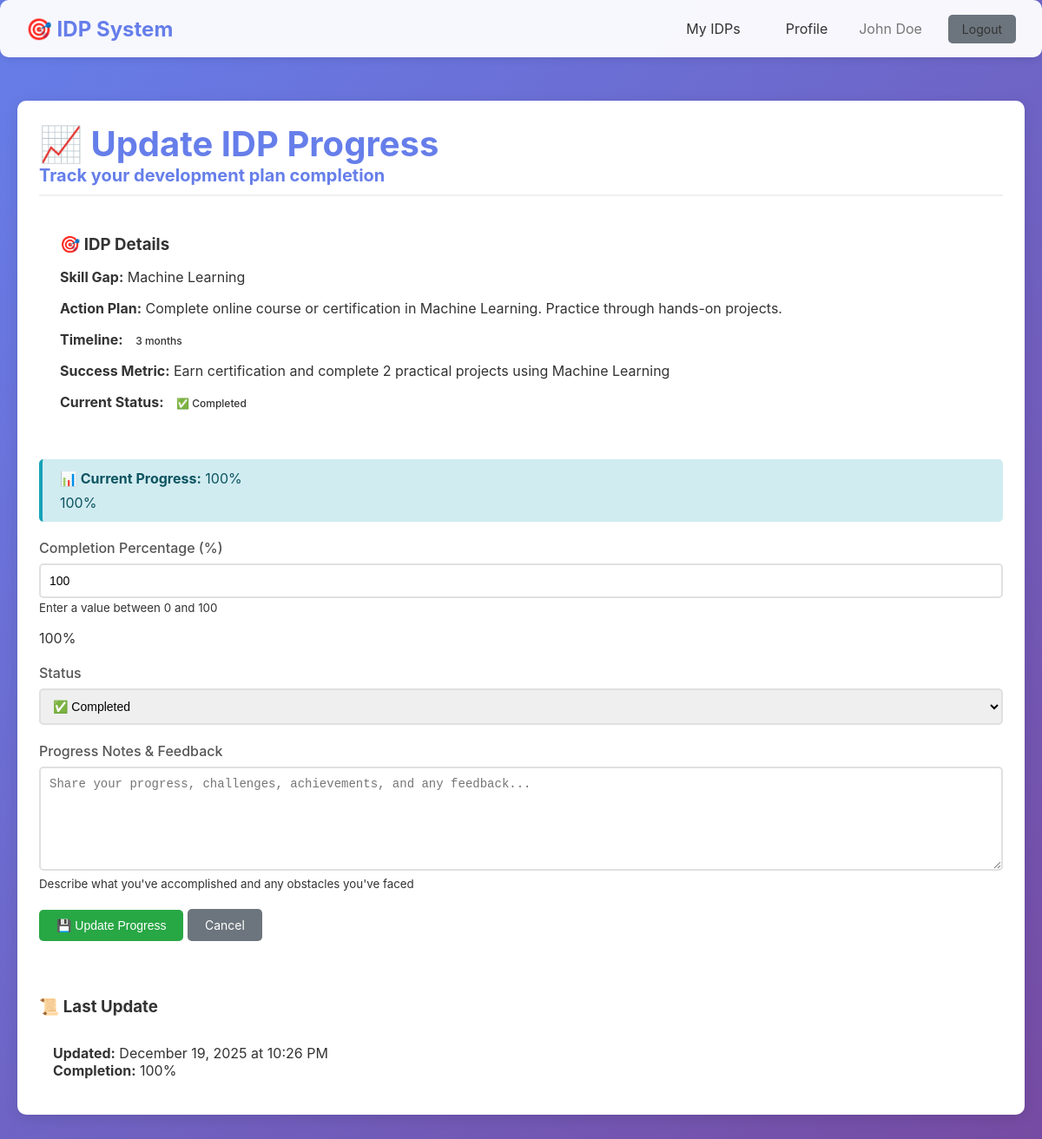
Screenshot of /employee/idp/1/progress (signed in) with the database file from the repository.
### models/models.py (models this page shows, shortened)
class User(UserMixin, db.Model):
    __tablename__ = 'users'
    id = db.Column(db.Integer, primary_key=True)
    name = db.Column(db.String(100), nullable=False)
    email = db.Column(db.String(120), unique=True, nullable=False)
    password_hash = db.Column(db.String(255), nullable=False)
    role = db.Column(db.String(20), nullable=False, default='employee')  # 'hr' or 'employee'
    skills = db.Column(db.Text)  # Comma-separated skills
    experience = db.Column(db.Integer, default=0)  # Years of experience
    goal = db.Column(db.Text)  # Career goal
    current_role = db.Column(db.String(100))
    target_role = db.Column(db.String(100))
    created_at = db.Column(db.DateTime, default=datetime.utcnow)
    idps = db.relationship('IDP', backref='user', lazy=True, cascade='all, delete-orphan')

class IDP(db.Model):
    __tablename__ = 'idps'
    id = db.Column(db.Integer, primary_key=True)
    user_id = db.Column(db.Integer, db.ForeignKey('users.id'), nullable=False)
    skill_gap = db.Column(db.Text)  # JSON or comma-separated missing skills
    action = db.Column(db.Text, nullable=False)  # SMART action
    timeline = db.Column(db.String(100))  # Time-bound goal
    metric = db.Column(db.String(255))  # Measurable metric
    status = db.Column(db.String(20), default='pending')  # pending, in_progress, completed
    created_at = db.Column(db.DateTime, default=datetime.utcnow)
    progress_entries = db.relationship('Progress', backref='idp', lazy=True, cascade='all, delete-orphan')

class Progress(db.Model):
    __tablename__ = 'progress'
    id = db.Column(db.Integer, primary_key=True)
    idp_id = db.Column(db.Integer, db.ForeignKey('idps.id'), nullable=False)
    completion = db.Column(db.Integer, default=0)  # Percentage 0-100
    feedback = db.Column(db.Text)
    updated_at = db.Column(db.DateTime, default=datetime.utcnow, onupdate=datetime.utcnow)

### routes/employee.py (the view)
@employee_bp.route('/idp/<int:idp_id>/progress', methods=['GET'])
@login_required
@employee_required
def progress_page(idp_id):
    idp = IDP.query.get_or_404(idp_id)
    if idp.user_id != current_user.id:
        flash('Access denied', 'error')
        return redirect(url_for('employee.dashboard'))
    progress = Progress.query.filter_by(idp_id=idp.id).order_by(Progress.updated_at.desc()).first()
    return render_template('employee_progress_update.html', idp=idp, progress=progress)

### routes/employee.py (called while the page is built)
def employee_required(f):
    @wraps(f)
    def decorated_function(*args, **kwargs):
        if not current_user.is_authenticated:
            flash('Please login to continue', 'error')
            return redirect(url_for('auth.login'))
        return f(*args, **kwargs)
    return decorated_function

### templates/employee_progress_update.html (shortened to what this page needs)
{% extends "base.html" %}
{% block content %}
<div class="card">
    <div class="card-header">
        <h1 class="card-title">📈 Update IDP Progress</h1>
        <p class="card-subtitle">Track your development plan completion</p>
    </div>
    <div class="card-body">
        <div style="background: var(--light-bg); padding: 1.5rem; border-radius: 8px; margin-bottom: 2rem;">
            <h3 style="margin-bottom: 1rem;">🎯 IDP Details</h3>
            <div style="display: grid; gap: 1rem;">
                <div>
                    <strong>Skill Gap:</strong> {{ idp.skill_gap }}
                </div>
                <div>
                    <strong>Action Plan:</strong> {{ idp.action }}
                </div>
                <div>
                    <strong>Timeline:</strong> <span class="badge badge-primary">{{ idp.timeline }}</span>
                </div>
                <div>
                    <strong>Success Metric:</strong> {{ idp.metric }}
                </div>
                <div>
                    <strong>Current Status:</strong>
                    {% if idp.status == 'completed' %}
                        <span class="badge badge-success">✅ {{ idp.status|title }}</span>
                    {% elif idp.status == 'in_progress' %}
                        <span class="badge badge-pending">⏳ In Progress</span>
                    {% else %}
                        <span class="badge badge-danger">📌 {{ idp.status|title }}</span>
                    {% endif %}
                </div>
            </div>
        </div>
        {% if progress %}
        <div class="alert alert-info">
            <strong>📊 Current Progress:</strong> {{ progress.completion }}%
            <div class="progress" style="margin-top: 0.5rem;">
                <div id="current-progress-bar" class="progress-bar" style="width: {{ progress.completion }}%;">
                    {{ progress.completion }}%
                </div>
            </div>
        </div>
        {% endif %}
        <form method="POST" action="{{ url_for('employee.update_progress', idp_id=idp.id) }}" id="progressForm">
            <div class="form-group">
                <label for="completion">Completion Percentage (%)</label>
                <input type="number" id="completion" name="completion" class="form-control"
                       min="0" max="100" value="{{ progress.completion if progress else 0 }}" required
                       oninput="updateProgressBar('preview-progress-bar', this.value)">
                <small class="text-muted">Enter a value between 0 and 100</small>
                <div class="progress" style="margin-top: 1rem;">
                    <div id="preview-progress-bar" class="progress-bar"
                         style="width: {{ progress.completion if progress else 0 }}%;">
                        {{ progress.completion if progress else 0 }}%
                    </div>
                </div>
            </div>
            <div class="form-group">
                <label for="status">Status</label>
                <select id="status" name="status" class="form-control" required>
                    <option value="completed" {% if idp.status == 'completed' %}selected{% endif %}>✅ Completed</option>
                </select>
            </div>
            <div class="form-group">
                <label for="feedback">Progress Notes & Feedback</label>
                <textarea id="feedback" name="feedback" class="form-control" rows="6"
                          placeholder="Share your progress, challenges, achievements, and any feedback...">{{ progress.feedback if progress else '' }}</textarea>
                <small class="text-muted">Describe what you've accomplished and any obstacles you've faced</small>
            </div>
            <div class="btn-group">
                <button type="submit" class="btn btn-success">
                    💾 Update Progress
                </button>
                <a href="{{ url_for('employee.dashboard') }}" class="btn btn-secondary">
                    Cancel
                </a>
            </div>
        </form>
        {% if progress %}
        <div style="margin-top: 2rem; padding-top: 2rem; border-top: 2px solid var(--border-color);">
            <h3 style="margin-bottom: 1rem;">📜 Last Update</h3>
            <div style="background: var(--light-bg); padding: 1rem; border-radius: 8px;">
                <p><strong>Updated:</strong> {{ progress.updated_at.strftime('%B %d, %Y at %I:%M %p') }}</p>
                <p><strong>Completion:</strong> {{ progress.completion }}%</p>
            </div>
        </div>
        {% endif %}
    </div>
</div>
{% endblock %}

### templates/base.html (shortened to what this page needs)
<!DOCTYPE html>
<html lang="en">
<head>
</head>
<body>
    {% if current_user.is_authenticated %}
    <div class="navbar">
        <div class="navbar-content">
            <div class="navbar-brand">🎯 IDP System</div>
            <div class="navbar-menu">
                {% if current_user.role == 'hr' %}
                    <a href="{{ url_for('hr.dashboard') }}">Dashboard</a>
                    <a href="{{ url_for('hr.employees') }}">Employees</a>
                    <a href="{{ url_for('hr.roles') }}">Roles</a>
                    <a href="{{ url_for('hr.reports') }}">Reports</a>
                {% else %}
                    <a href="{{ url_for('employee.dashboard') }}">My IDPs</a>
                    <a href="{{ url_for('employee.profile') }}">Profile</a>
                {% endif %}
                <span style="color: #777;">{{ current_user.name }}</span>
                <a href="{{ url_for('auth.logout') }}" class="btn btn-secondary" style="margin-left: 10px;">Logout</a>
            </div>
        </div>
    </div>
    {% endif %}
    <div class="container">
        {% block content %}{% endblock %}
    </div>
</body>
</html>

### templates/base.html (style rules this page uses)
* { margin: 0; padding: 0; box-sizing: border-box; }
body { font-family: -apple-system, BlinkMacSystemFont, 'Segoe UI', Roboto, Oxygen, Ubuntu, sans-serif; background: linear-gradient(135deg, #667eea 0%, #764ba2 100%); min-height: 100vh; color: #333; }
.container { max-width: 1200px; margin: 0 auto; padding: 20px; }
.navbar { background: rgba(255, 255, 255, 0.95); backdrop-filter: blur(10px); padding: 15px 30px; box-shadow: 0 2px 10px rgba(0,0,0,0.1); margin-bottom: 30px; border-radius: 10px; }
.navbar-content { display: flex; justify-content: space-between; align-items: center; max-width: 1200px; margin: 0 auto; }
.navbar-brand { font-size: 24px; font-weight: bold; color: #667eea; }
.navbar-menu { display: flex; gap: 20px; align-items: center; }
.navbar-menu a { text-decoration: none; color: #333; padding: 8px 16px; border-radius: 5px; transition: all 0.3s; }
.btn { padding: 10px 20px; border: none; border-radius: 5px; cursor: pointer; font-size: 14px; transition: all 0.3s; text-decoration: none; display: inline-block; }
.btn-secondary { background: #6c757d; color: white; }
.btn-success { background: #28a745; color: white; }
.card { background: white; border-radius: 10px; padding: 25px; box-shadow: 0 4px 15px rgba(0,0,0,0.1); margin-bottom: 20px; }
.card-header { font-size: 20px; font-weight: bold; margin-bottom: 20px; color: #667eea; border-bottom: 2px solid #f0f0f0; padding-bottom: 10px; }
.alert { padding: 12px 20px; border-radius: 5px; margin-bottom: 20px; }
.alert-info { background: #d1ecf1; color: #0c5460; border-left: 4px solid #17a2b8; }
.form-group { margin-bottom: 20px; }
.form-group label { display: block; margin-bottom: 8px; font-weight: 500; color: #555; }
.form-group input, .form-group select, .form-group textarea { width: 100%; padding: 10px; border: 2px solid #e0e0e0; border-radius: 5px; font-size: 14px; transition: border-color 0.3s; }
.badge { padding: 5px 10px; border-radius: 12px; font-size: 12px; font-weight: 500; }

### rows the page displays
User: name "John Doe"
IDP: skill_gap "Machine Learning", action "Complete online course or certification in Machine Learning. Practice through hands-on projects.", timeline "3 months", metric "Earn certification and complete 2 practical projects using Machine Learning", status "Completed", status "✅ Completed"
Progress: completion "100", updated_at "December 19, 2025 at 10:26 PM"
